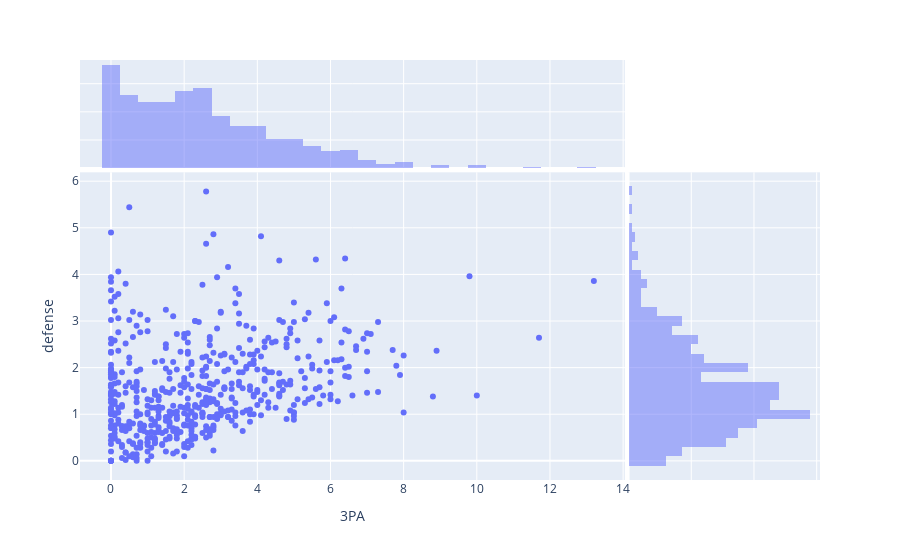

The cell this chart's notebook holds for it:
### Code cell
fig = px.scatter(
    df1, x='3PA', y='defense',
    marginal_x="histogram", marginal_y="histogram", hover_name='PLAYER')
fig.show();

### Figure 1 — Plotly figure (JSON) as saved in the notebook; plotly's stock layout.template omitted (floating-point values rounded to 4 significant figures; data arrays with more than 128 entries replaced by an {"elided": "..."} marker saying what was removed)
{"data": [{"hoverlabel": {"namelength": 0}, "hovertemplate": "<b>%{hovertext}</b><br><br>3PA=%{x}<br>defense=%{y}", "hovertext": {"elided": "530 str values"}, "legendgroup": "", "marker": {"color": "#636efa", "symbol": "circle"}, "mode": "markers", "name": "", "showlegend": false, "type": "scatter", "x": {"elided": "530 float values"}, "xaxis": "x", "y": {"elided": "530 float values"}, "yaxis": "y"}, {"alignmentgroup": "True", "bingroup": "x", "hoverlabel": {"namelength": 0}, "hovertemplate": "3PA=%{x}<br>count=%{y}", "legendgroup": "", "marker": {"color": "#636efa"}, "name": "", "offsetgroup": "", "opacity": 0.5, "showlegend": false, "type": "histogram", "x": {"elided": "530 float values"}, "xaxis": "x3", "yaxis": "y3"}, {"alignmentgroup": "True", "bingroup": "y", "hoverlabel": {"namelength": 0}, "hovertemplate": "defense=%{y}<br>count=%{x}", "legendgroup": "", "marker": {"color": "#636efa"}, "name": "", "offsetgroup": "", "opacity": 0.5, "showlegend": false, "type": "histogram", "xaxis": "x2", "y": {"elided": "530 float values"}, "yaxis": "y2"}], "layout": {"barmode": "overlay", "legend": {"tracegroupgap": 0}, "margin": {"t": 60}, "xaxis": {"anchor": "y", "domain": [0, 0.7363], "title": {"text": "3PA"}}, "xaxis2": {"anchor": "y2", "domain": [0.7413, 1], "matches": "x2", "showgrid": true, "showline": false, "showticklabels": false, "ticks": ""}, "xaxis3": {"anchor": "y3", "domain": [0, 0.7363], "matches": "x", "showgrid": true, "showticklabels": false}, "xaxis4": {"anchor": "y4", "domain": [0.7413, 1], "matches": "x2", "showgrid": true, "showline": false, "showticklabels": false, "ticks": ""}, "yaxis": {"anchor": "x", "domain": [0, 0.7326], "title": {"text": "defense"}}, "yaxis2": {"anchor": "x2", "domain": [0, 0.7326], "matches": "y", "showgrid": true, "showticklabels": false}, "yaxis3": {"anchor": "x3", "domain": [0.7426, 1], "matches": "y3", "showgrid": true, "showline": false, "showticklabels": false, "ticks": ""}, "yaxis4": {"anchor": "x4", "domain": [0.7426, 1], "matches": "y3", "showgrid": true, "showline": false, "showticklabels": false, "ticks": ""}}}
